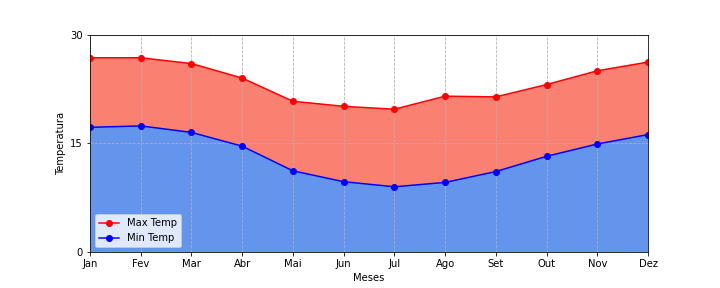

Source code (Python):
# -*- coding: utf-8 -*-
"""
Created on Tue Sep  6 09:57:57 2022

@author: DISRCT
"""

import matplotlib.pyplot as plt
meses = ['Jan', 'Fev', 'Mar', 'Abr', 'Mai', 'Jun', 'Jul', 'Ago', 'Set', 'Out', 'Nov', 'Dez']
# temperaturas máxima média e mínima média (em graus Celsius)
temp_max = [26.8,	26.8,	26,	24,	20.8,	20.1,	19.7, 21.5,	21.4,	23.1,	25,	26.2]
temp_min = [17.2,	17.4,	16.5,	14.6,	11.2,	9.7, 9, 9.6, 11.1,	13.2,	14.9,	16.2]

fig1,ax1 = plt.subplots(figsize=(10,4))


plt.plot(meses,temp_max, marker='o', color='r', label='Max Temp')
plt.fill_between(meses, temp_max, facecolor='salmon' )
plt.plot(meses,temp_min, marker='o', color='b', label='Min Temp')
plt.fill_between(meses, temp_min, facecolor='cornflowerblue' )
plt.yticks([0,15,30])
plt.axis(xmin = 0,xmax = 11,ymin = 0, ymax = 30)
plt.grid(linestyle='dashed')
plt.ylabel('Temperatura')


plt.xlabel('Meses')
plt.legend()
# help(plt.plot)

plt.savefig('Atividade 4.png')